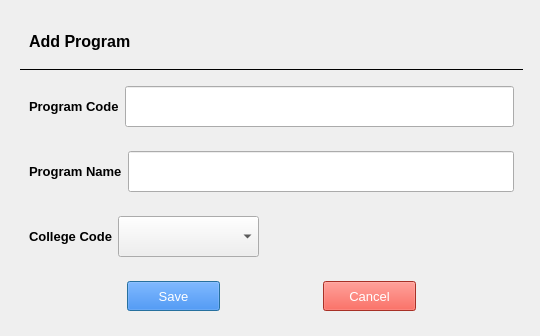
<?xml version="1.0" encoding="UTF-8"?>
<ui version="4.0">
 <class>addProgram</class>
 <widget class="QDialog" name="Dialog">
  <property name="geometry">
   <rect>
    <x>0</x>
    <y>0</y>
    <width>540</width>
    <height>336</height>
   </rect>
  </property>
  <property name="minimumSize">
   <size>
    <width>540</width>
    <height>336</height>
   </size>
  </property>
  <property name="windowTitle">
   <string>Dialog</string>
  </property>
  <layout class="QGridLayout" name="gridLayout_2">
   <item row="0" column="0">
    <widget class="QWidget" name="widget" native="true">
     <property name="minimumSize">
      <size>
       <width>521</width>
       <height>318</height>
      </size>
     </property>
     <layout class="QGridLayout" name="gridLayout">
      <item row="0" column="0">
       <widget class="QWidget" name="widget_2" native="true">
        <layout class="QHBoxLayout" name="horizontalLayout">
         <item>
          <widget class="QLabel" name="AddProgram_text">
           <property name="font">
            <font>
             <pointsize>12</pointsize>
             <weight>75</weight>
             <bold>true</bold>
            </font>
           </property>
           <property name="text">
            <string>Add Program</string>
           </property>
          </widget>
         </item>
         <item>
          <spacer name="AddProgram_spacer">
           <property name="orientation">
            <enum>Qt::Horizontal</enum>
           </property>
           <property name="sizeHint" stdset="0">
            <size>
             <width>344</width>
             <height>20</height>
            </size>
           </property>
          </spacer>
         </item>
        </layout>
       </widget>
      </item>
      <item row="1" column="0">
       <widget class="Line" name="line">
        <property name="frameShadow">
         <enum>QFrame::Plain</enum>
        </property>
        <property name="orientation">
         <enum>Qt::Horizontal</enum>
        </property>
       </widget>
      </item>
      <item row="2" column="0">
       <widget class="QWidget" name="widget_3" native="true">
        <layout class="QHBoxLayout" name="horizontalLayout_2">
         <item>
          <widget class="QLabel" name="ProgramCode_text">
           <property name="font">
            <font>
             <pointsize>10</pointsize>
             <weight>75</weight>
             <bold>true</bold>
            </font>
           </property>
           <property name="text">
            <string>Program Code</string>
           </property>
          </widget>
         </item>
         <item>
          <widget class="QLineEdit" name="ProgramCode_input">
           <property name="minimumSize">
            <size>
             <width>171</width>
             <height>41</height>
            </size>
           </property>
           <property name="font">
            <font>
             <pointsize>10</pointsize>
            </font>
           </property>
          </widget>
         </item>
        </layout>
       </widget>
      </item>
      <item row="3" column="0">
       <widget class="QWidget" name="widget_4" native="true">
        <layout class="QHBoxLayout" name="horizontalLayout_3">
         <item>
          <widget class="QLabel" name="ProgramName_text">
           <property name="font">
            <font>
             <pointsize>10</pointsize>
             <weight>75</weight>
             <bold>true</bold>
            </font>
           </property>
           <property name="text">
            <string>Program Name</string>
           </property>
          </widget>
         </item>
         <item>
          <widget class="QLineEdit" name="ProgramName_input">
           <property name="minimumSize">
            <size>
             <width>291</width>
             <height>41</height>
            </size>
           </property>
           <property name="font">
            <font>
             <pointsize>10</pointsize>
            </font>
           </property>
          </widget>
         </item>
        </layout>
       </widget>
      </item>
      <item row="4" column="0">
       <widget class="QWidget" name="widget_5" native="true">
        <layout class="QHBoxLayout" name="horizontalLayout_4">
         <item>
          <widget class="QLabel" name="CollegeCode_text">
           <property name="font">
            <font>
             <pointsize>10</pointsize>
             <weight>75</weight>
             <bold>true</bold>
            </font>
           </property>
           <property name="text">
            <string>College Code</string>
           </property>
          </widget>
         </item>
         <item>
          <widget class="QComboBox" name="college_code_input_comboBox">
           <property name="minimumSize">
            <size>
             <width>141</width>
             <height>41</height>
            </size>
           </property>
           <property name="font">
            <font>
             <pointsize>10</pointsize>
            </font>
           </property>
          </widget>
         </item>
         <item>
          <spacer name="horizontalSpacer">
           <property name="orientation">
            <enum>Qt::Horizontal</enum>
           </property>
           <property name="sizeHint" stdset="0">
            <size>
             <width>219</width>
             <height>20</height>
            </size>
           </property>
          </spacer>
         </item>
        </layout>
       </widget>
      </item>
      <item row="5" column="0">
       <widget class="QWidget" name="widget_6" native="true">
        <layout class="QHBoxLayout" name="horizontalLayout_5">
         <item>
          <spacer name="horizontalSpacer_2">
           <property name="orientation">
            <enum>Qt::Horizontal</enum>
           </property>
           <property name="sizeHint" stdset="0">
            <size>
             <width>89</width>
             <height>20</height>
            </size>
           </property>
          </spacer>
         </item>
         <item>
          <widget class="QPushButton" name="Save_button">
           <property name="minimumSize">
            <size>
             <width>93</width>
             <height>30</height>
            </size>
           </property>
           <property name="font">
            <font>
             <pointsize>10</pointsize>
            </font>
           </property>
           <property name="styleSheet">
            <string notr="true">color: rgb(255, 255, 255);
background-color: rgb(26, 115, 232);</string>
           </property>
           <property name="text">
            <string>Save</string>
           </property>
          </widget>
         </item>
         <item>
          <spacer name="horizontalSpacer_3">
           <property name="orientation">
            <enum>Qt::Horizontal</enum>
           </property>
           <property name="sizeHint" stdset="0">
            <size>
             <width>89</width>
             <height>20</height>
            </size>
           </property>
          </spacer>
         </item>
         <item>
          <widget class="QPushButton" name="Cancel_button">
           <property name="minimumSize">
            <size>
             <width>93</width>
             <height>30</height>
            </size>
           </property>
           <property name="font">
            <font>
             <pointsize>10</pointsize>
            </font>
           </property>
           <property name="styleSheet">
            <string notr="true">background-color: rgb(234, 67, 53);
color: rgb(255, 255, 255);</string>
           </property>
           <property name="text">
            <string>Cancel</string>
           </property>
          </widget>
         </item>
         <item>
          <spacer name="horizontalSpacer_4">
           <property name="orientation">
            <enum>Qt::Horizontal</enum>
           </property>
           <property name="sizeHint" stdset="0">
            <size>
             <width>40</width>
             <height>20</height>
            </size>
           </property>
          </spacer>
         </item>
        </layout>
       </widget>
      </item>
     </layout>
    </widget>
   </item>
  </layout>
 </widget>
 <resources/>
 <connections/>
</ui>
